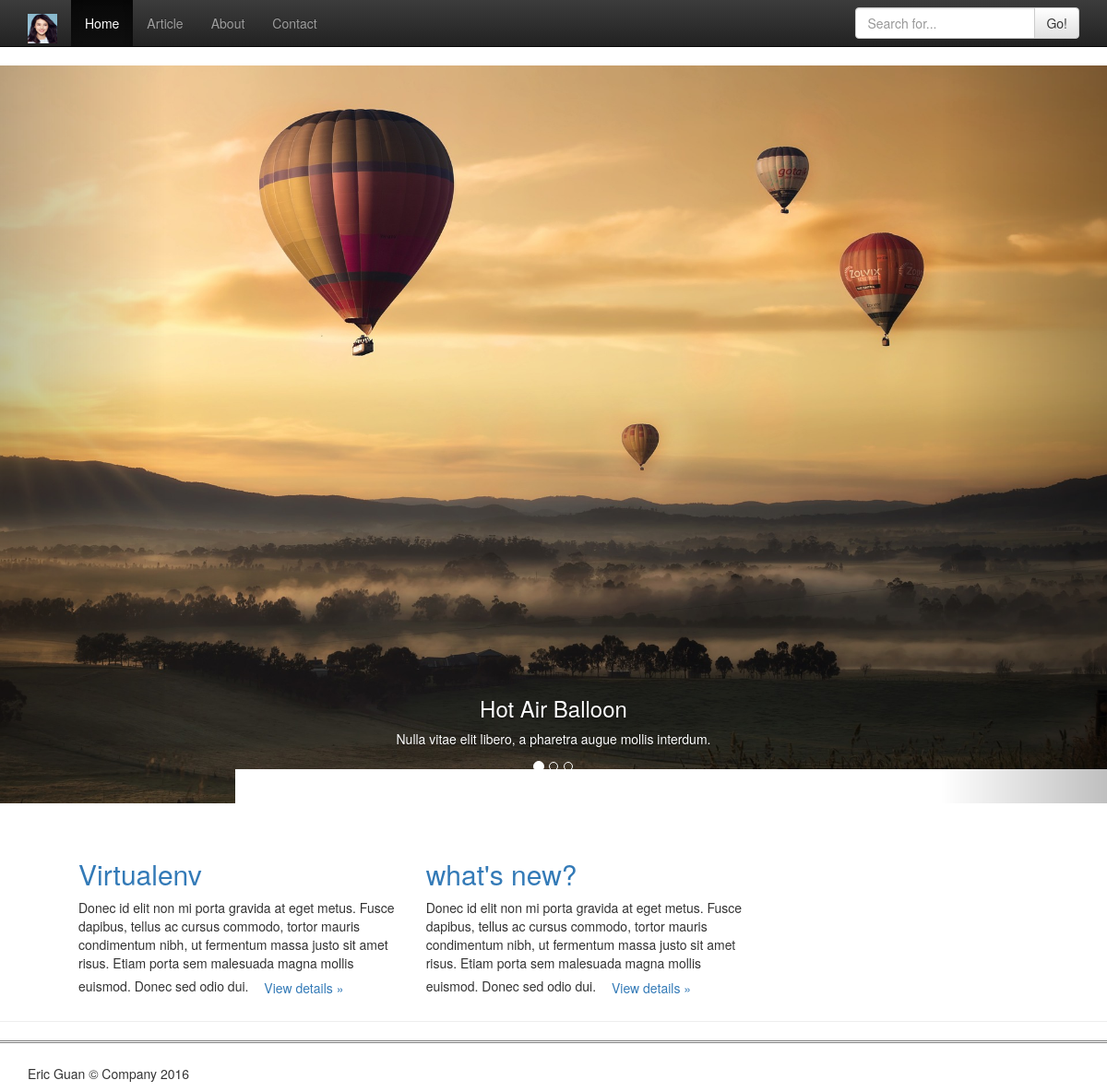
Before: /news/ with the older database file.
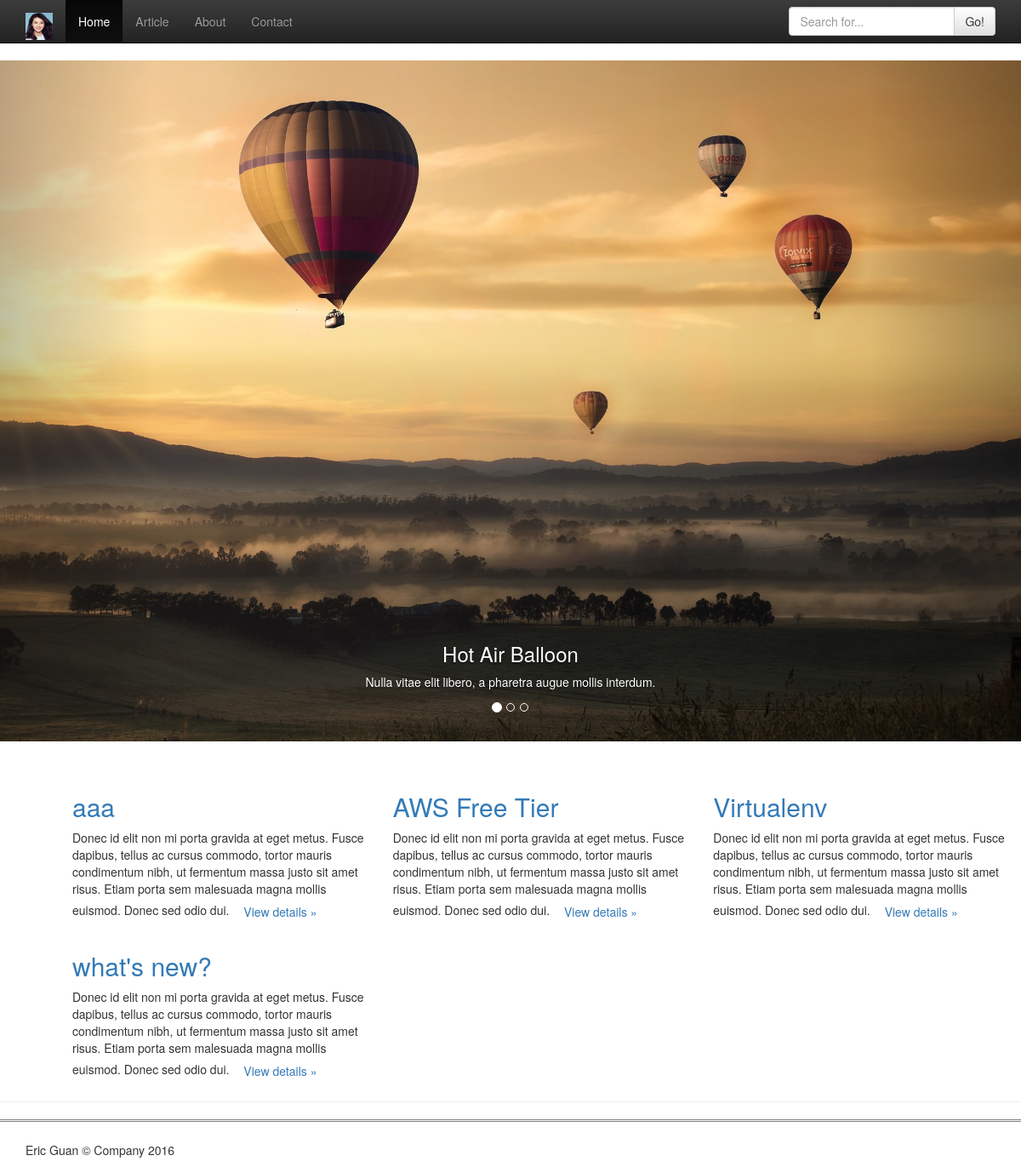
After: the same page with the newer database file.
### news/models.py (models this page shows, shortened)
class Article(models.Model):
	article_title = models.CharField(max_length=200)
	pub_date = models.DateTimeField('date published')
	article_author = models.CharField(max_length=100)
	article_content = HTMLField()
	photo = models.ImageField('upload picture',upload_to='photos',null=True,blank=True)

### news/views.py (the view)
def index(request):
	latest_article_list = Article.objects.order_by('-pub_date')[:5]
	context = {
		'latest_article_list':latest_article_list,
	}
	return render(request,'news/index.html',context)

### news/templates/news/index.html (shortened to what this page needs)
{% extends "base.html" %}
{% block carousel %}
   <div id="carousel-example-generic" class="carousel slide" data-ride="carousel">
      <ol class="carousel-indicators">
        <li data-target="#carousel-example-generic" data-slide-to="0" class="active"></li>
        <li data-target="#carousel-example-generic" data-slide-to="1"></li>
        <li data-target="#carousel-example-generic" data-slide-to="2"></li>
      </ol>
      <div class="carousel-inner" role="listbox">
        <div class="item active">
          <img src="../../static/img/hot-air-1373167_1920.jpg" alt="...">
          <div class="carousel-caption">
            <h3>Hot Air Balloon</h3>
            <p>Nulla vitae elit libero, a pharetra augue mollis interdum.</p>
          </div>
        </div>
      </div>
      <a class="left carousel-control" href="#carousel-example-generic" role="button" data-slide="prev">
        <span class="glyphicon glyphicon-chevron-left" aria-hidden="true"></span>
      </a>
      <a class="right carousel-control" href="#carousel-example-generic" role="button" data-slide="next">
        <span class="glyphicon glyphicon-chevron-right" aria-hidden="true"></span>
      </a>
    </div>
{% endblock %}
{% block content %}
    <div class="container">
      <div class="row">
	      	{% if latest_article_list%}
				<ul>
					{%for article in latest_article_list %}
						<div class="col-md-4">
				          <h2><a href="{% url 'detail' article.id %}">{{article.article_title}}</a></h2>
				          <p>Donec id elit non mi porta gravida at eget metus. Fusce dapibus, tellus ac cursus commodo, tortor mauris condimentum nibh, ut fermentum massa justo sit amet risus. Etiam porta sem malesuada magna mollis euismod. Donec sed odio dui. <a class="btn btn-small" href="{% url 'detail' article.id %}" role="button">View details &raquo;</a></p>
				        </div>
					{% endfor %}
				</ul>
			{% else %}
				<p>No News are available.</p>
			{% endif %}
      </div>
     </div>
{% endblock %}

### news/templates/base.html (shortened to what this page needs)
<!DOCTYPE html>
<html lang="zh-CN">
  <head>
    <link href="../../static/css/bootstrap.min.css" rel="stylesheet">
    <link href="../../static/css/bootstrap-theme.css" rel="stylesheet">
     <nav class="navbar navbar-inverse navbar-static-top">
      <div class="container">
        <div class="navbar-header">
          <a class="navbar-brand" href="/news"><img alt="Eric News" src="../../static/img/favicon.ico"></a>
        </div>
        <div id="navbar" class="collapse navbar-collapse">
          <ul class="nav navbar-nav">
            {% block active-control %}
              <li class="active"><a href="/news">Home</a></li>
              <li><a href="article.html">Article</a></li>
              <li><a href="#about">About</a></li>
              <li><a href="#contact">Contact</a></li>
            {% endblock %}
          </ul>
          <form class="navbar-form navbar-right" role="search" aria-label="Left Align">
          <div class="input-group" >
            <input type="text" class="form-control" placeholder="Search for..." >
              <span class="input-group-btn">
              <button class="btn btn-default" type="button">Go!</button>
              </span>
          </div>
        </form>
        </div>
      </div>
    </nav>
</head>
  <body>
    {% block carousel %} {% endblock %}
<div class="page-header">
  <div class="container">
    <div id="content">
    {% block content %}{% endblock %}
    </div>
  </div>
</div>
   <hr style="height:3px;border:none;border-top:3px double grey;" />
      <footer>
        <div id="footer" class="container">
          <p>Eric Guan &copy; Company 2016</p>
        </div>
      </footer>
  </body>
</html>

Changed rows visible on the page:
added Article: article_title "aaa"
added Article: article_title "AWS Free Tier"
